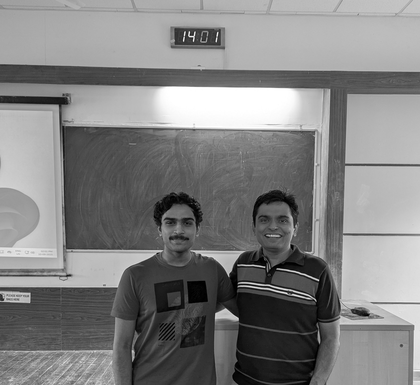
%> input picture dip/Assignment-3/images/Image01_BTC.png, 420 x 385 px, shrunk from 3000 x 2750 before the run, given in place of assignment1-image.png, which was not available
$ octave question2.m   (GNU Octave 9; MATLAB toolbox functions it lacks are replaced by stand-ins)
%> lines starting %> are read from the running program, lines starting %| are printed output that depends on the picture; in (x1, y1, x2, y2) boxes, pixels count from 0 and x2, y2 are one past the last pixel; in counts of white or black regions, pixels touching at a corner belong together; the program's own positions count from 1; pictures that were not available may be replaced by others from this repository, and a replacement may not be noted
%%% Initial Images and Parameters
img1 = rgb2gray(imread("assignment1-image.png"));
%> img1 is the input picture: size 385x420 uint8; min 0, max 255, mean 129.3
img2 = uint8(imbinarize(img1) * 255);
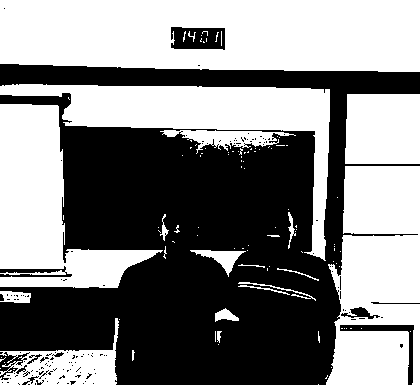
%> img2: size 385x420 uint8; 51.6% white; 139 black regions (126 under 20 px), largest, box (x1, y1, x2, y2) and area: (0, 64, 420, 385) 75065, (171, 27, 225, 50) 1026, (340, 325, 414, 385) 669
img3 = rgb2gray(imread("assignment2-image.png"));
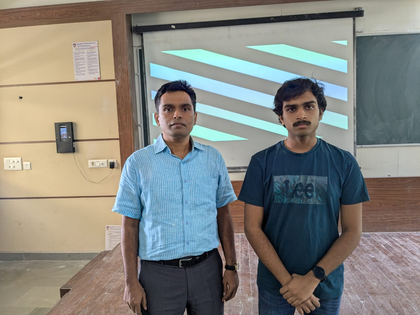
%> input picture dip/Assignment-3/images/assignment2-image.png, 420 x 315 px, shrunk from 1280 x 960 before the run
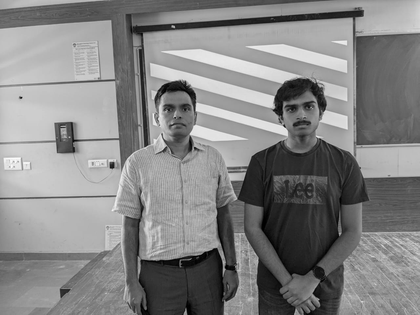
%> img3: size 315x420 uint8; min 0, max 252, mean 132
img4 = uint8(imbinarize(img3) * 255);
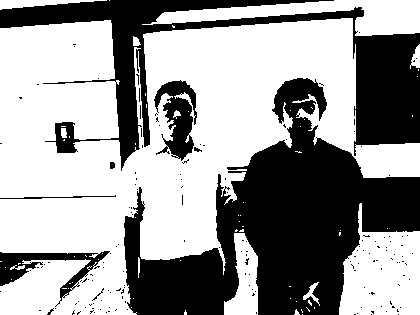
%> img4: size 315x420 uint8; 60.5% white; 160 black regions (152 under 20 px), largest, box (x1, y1, x2, y2) and area: (124, 78, 420, 315) 30917, (0, 0, 420, 171) 17144, (154, 80, 197, 161) 1884

patch_size = 16;
Q = 5;

images = {img1, img2, img3, img4};
%> images = 4 items
names  = ["Image 1 Grayscale","Image 1 Binary","Image 2 Grayscale","Image 2 Binary"];

results_BTC = struct;
results_DPCM = struct;
results_DWT = struct;

BTC_rec_images = cell(1,4);
DPCM_rec_images = cell(1,4);
DWT_rec_images = cell(1,4);

%% ========================= MAIN LOOP =============================
%> (the run ends here)
